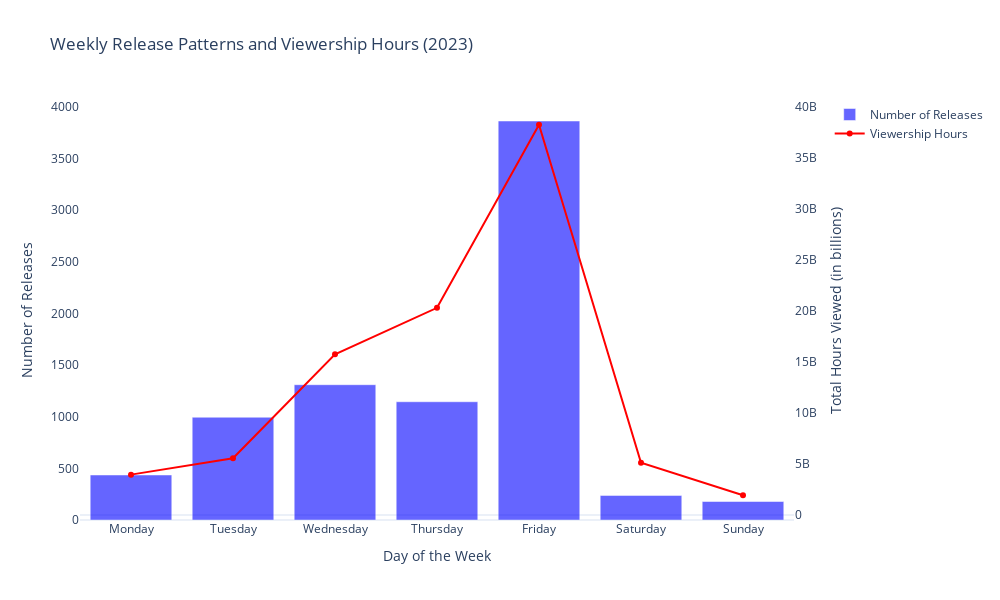

Notebook source saved alongside this figure:
### Code cell
netflix_data['Release Day'] = netflix_data['Release Date'].dt.day_name()

weekday_releases = netflix_data['Release Day'].value_counts().reindex(
    ['Monday', 'Tuesday', 'Wednesday', 'Thursday', 'Friday', 'Saturday', 'Sunday']
)

# aggregate viewership hours by day of the week
weekday_viewership = netflix_data.groupby('Release Day')['Hours Viewed'].sum().reindex(
    ['Monday', 'Tuesday', 'Wednesday', 'Thursday', 'Friday', 'Saturday', 'Sunday']
)

fig = go.Figure()

fig.add_trace(
    go.Bar(
        x=weekday_releases.index,
        y=weekday_releases.values,
        name='Number of Releases',
        marker_color='blue',
        opacity=0.6,
        yaxis='y1'
    )
)

fig.add_trace(
    go.Scatter(
        x=weekday_viewership.index,
        y=weekday_viewership.values,
        name='Viewership Hours',
        mode='lines+markers',
        marker=dict(color='red'),
        line=dict(color='red'),
        yaxis='y2'
    )
)

fig.update_layout(
    title='Weekly Release Patterns and Viewership Hours (2023)',
    xaxis=dict(
        title='Day of the Week',
        categoryorder='array',
        categoryarray=['Monday', 'Tuesday', 'Wednesday', 'Thursday', 'Friday', 'Saturday', 'Sunday']
    ),
    yaxis=dict(
        title='Number of Releases',
        showgrid=False,
        side='left'
    ),
    yaxis2=dict(
        title='Total Hours Viewed (in billions)',
        overlaying='y',
        side='right',
        showgrid=False
    ),
    legend=dict(
        x=1.05,  
        y=1,
        orientation='v',
        xanchor='left'
    ),
    height=600,
    width=1000
)

fig.show()

### Figure 1 — Plotly figure (JSON) as saved in the notebook; plotly's stock layout.template omitted (floating-point values rounded to 4 significant figures)
{"data": [{"marker": {"color": "blue"}, "name": "Number of Releases", "opacity": 0.6, "type": "bar", "x": ["Monday", "Tuesday", "Wednesday", "Thursday", "Friday", "Saturday", "Sunday"], "y": [436, 995, 1310, 1145, 3863, 238, 179], "yaxis": "y"}, {"line": {"color": "red"}, "marker": {"color": "red"}, "mode": "lines+markers", "name": "Viewership Hours", "type": "scatter", "x": ["Monday", "Tuesday", "Wednesday", "Thursday", "Friday", "Saturday", "Sunday"], "y": [3954500000, 5562300000, 15744100000, 20292800000, 38217200000, 5121800000, 1935300000], "yaxis": "y2"}], "layout": {"height": 600, "legend": {"orientation": "v", "x": 1.05, "xanchor": "left", "y": 1}, "title": {"text": "Weekly Release Patterns and Viewership Hours (2023)"}, "width": 1000, "xaxis": {"autorange": true, "categoryarray": ["Monday", "Tuesday", "Wednesday", "Thursday", "Friday", "Saturday", "Sunday"], "categoryorder": "array", "range": [-0.5, 6.5], "title": {"text": "Day of the Week"}, "type": "category"}, "yaxis": {"autorange": true, "range": [0, 4066.0], "showgrid": false, "side": "left", "title": {"text": "Number of Releases"}, "type": "linear"}, "yaxis2": {"autorange": true, "overlaying": "y", "range": [-488400000.0, 40640000000.0], "showgrid": false, "side": "right", "title": {"text": "Total Hours Viewed (in billions)"}, "type": "linear"}}}
